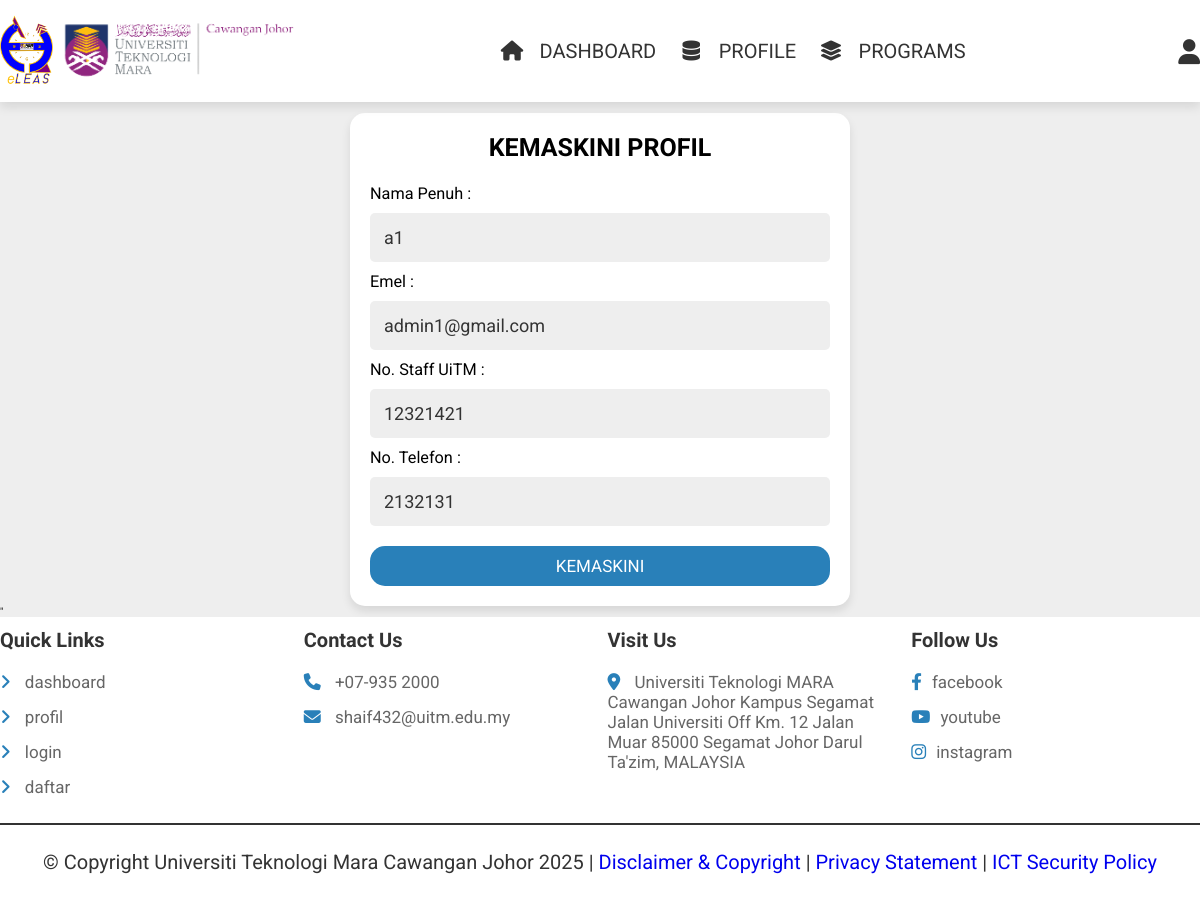
Page /admin_update_profile.php (signed in) on the earlier database version.
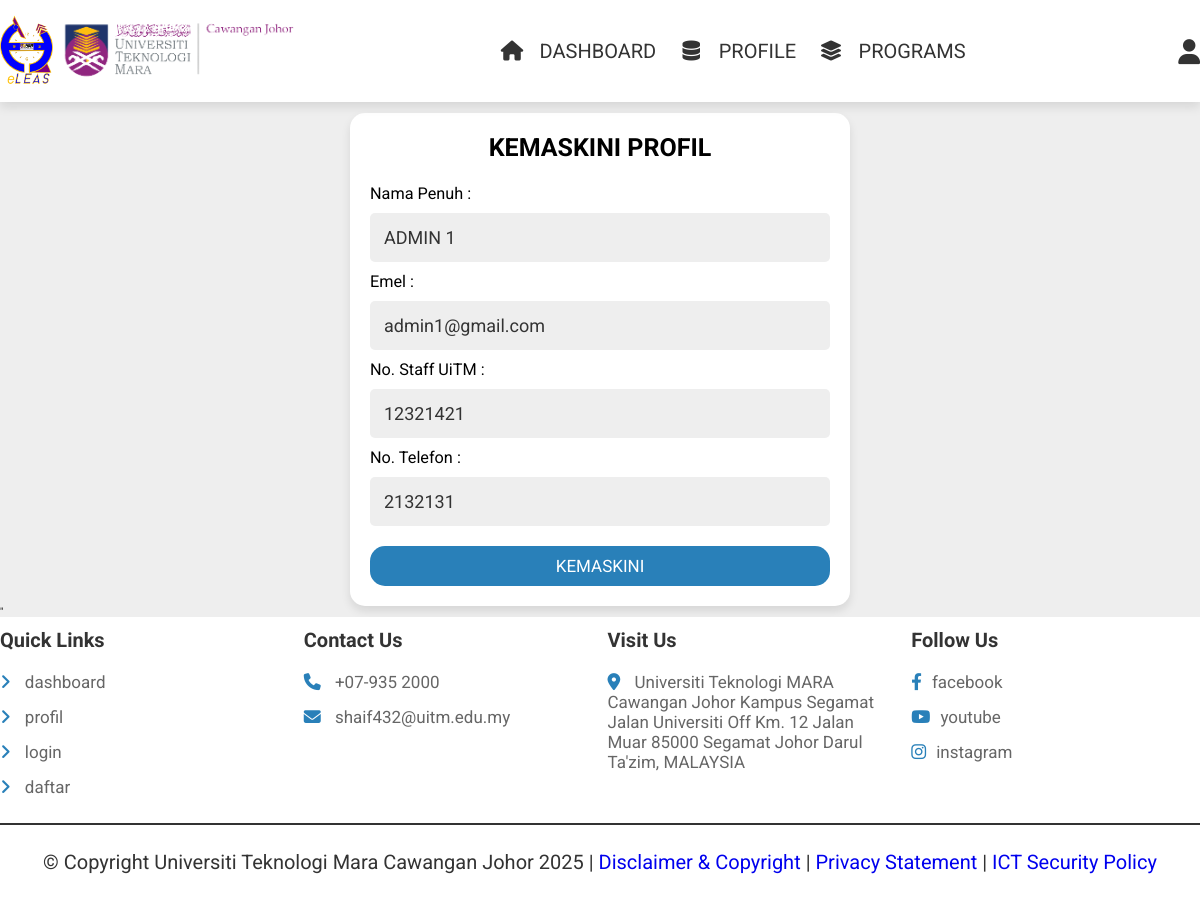
Same page on the later database version.
### tables this page shows
CREATE TABLE `clerks` (
  `clerk_id` int(100) NOT NULL,
  `clerk_name` varchar(70) NOT NULL,
  `staff_no` int(70) NOT NULL,
  `email` varchar(70) NOT NULL,
  `password` varchar(70) NOT NULL,
  `work_phone_no` varchar(70) NOT NULL
);

### admin_update_profile.php (the view, shortened to what this page needs)
<?php
include 'components/connect.php';
if (isset($_SESSION['admin_id'])) {
   $admin_id = $_SESSION['admin_id'];
} else {
   $admin_id = '';
}
   ?>
<!DOCTYPE html>
<html lang="en">
<head>
   <link rel="stylesheet" href="https://cdnjs.cloudflare.com/ajax/libs/font-awesome/6.1.1/css/all.min.css">
   <link rel="stylesheet" href="css/style.css">
</head>
<body>
   <?php include 'components/clerk_header.php'; ?>
   <br>
   <?php
   if (!isset($_SESSION['admin_id'])) {
      header('location:admin_login.php');
   } else {
      ?>
      <section class="form-container">
         <form action="" method="post">
            <?php
            $result = $conn->prepare("SELECT * FROM `clerks` WHERE clerk_id=?");
            $result->execute([$admin_id]);
            if ($result->rowCount() > 0) {
               while ($row = $result->fetch(PDO::FETCH_ASSOC)) {
                  $clerk_name = $row['clerk_name'];
                  $staff_no = $row['staff_no'];
                  $email = $row['email'];
                  $work_phone_no = $row['work_phone_no'];
               }
            }
            ?>
            <h3>Kemaskini Profil</h3>
            <br>
            <br>
            <label class="bigger" style="display: flex;flex-direction: row;" for="name">Nama Penuh :</label>
            <input type="text" name="clerk_name" required placeholder="Isi nama penuh anda" maxlength="100" class="box"
               value="<?php echo $clerk_name; ?>">
               <label class="bigger" style="display: flex;flex-direction: row;" for="name">Emel :</label>
            <input type="text" name="email" required placeholder="Isi emel anda" maxlength="70" class="box"
               oninput="this.value = this.value.replace(/\s/g, '')" value=<?php echo $email; ?>>
            <label class="bigger" style="display: flex;flex-direction: row;" for="name">No. Staff UiTM :</label>
            <input type="text" name="staff_no" required placeholder="Isi no. staff UiTM anda" maxlength="70" class="box"
               oninput="this.value = this.value.replace(/\s/g, '')" value=<?php echo $staff_no; ?>>
            <label class="bigger" style="display: flex;flex-direction: row;" for="name">No. Telefon :</label>
            <input type="tel" name="work_phone_no" min="0" max="9999999999" placeholder="enter your home phone number"
               oninput=" this.value=this.value.replace(/\s/g, '' )" required class="box" value=<?php echo $work_phone_no; ?>>
            <input type="submit" style="border-radius:15px; text-transform:uppercase;" value="Kemaskini" class="btn"
               name="submit">
         </form>
      </section>"
      <?php
   }
   ?>
   <br>
   <?php include 'components/clerk_footer.php'; ?>
</body>
</html>

### components/clerk_header.php (shortened to what this page needs)
<header class="header">
   <section class="flex">
<?php
$current_page = basename($_SERVER['PHP_SELF']);
if ($current_page !== 'admin_login.php') {
    echo '
    <div style="display:flex;flex-direction: row;align-items: center;
    justify-content: center;">
        <div>
            <a href="admin_home.php">
                <img class="underline" style="margin-top: 10px; margin-bottom: 10px;" width="auto" height="70" src="./images/logoS.png" alt="">
            </a>
        </div>
        <div>
            <a href="admin_home.php">
                <img class="underline" width="auto" height="100" src="./images/a.png" alt="">
            </a>
        </div>
    </div>';
}
?>
      <nav class="navbar">
      <?php if (isset($_SESSION['admin_id'])) {
        echo '<a href="admin_home.php" class="underline"><i class="fa fa-home fa-fw" style="margin-right:15px"></i>DASHBOARD</a>';
    } ?>
         <a href="admin_update_profile.php" class="underline"><i class="fa fa-database fa-fw"
               style="margin-right:15px"></i>PROFILE</a>
         <a href="admin_program.php" class="underline"><i class="fa fa-layer-group fa-fw"
               style="margin-right:15px"></i>PROGRAMS</a>
      </nav>
      <div class="icons">
         <div id="user-btn" class="fas fa-user"></div>
      </div>
   </section>
</header>

### components/clerk_footer.php
<footer class="footer" id=footerx>
<br>
   <section class="grid">
      <div class="box">
         <h3>quick links</h3>
         <a href="admin_home.php" class="underline"> <i class="fas fa-angle-right"></i> dashboard</a>
         <a href="admin_update_profile.php" class="underline"> <i class="fas fa-angle-right"></i> profil</a>
         <a href="admin_login.php" class="underline"> <i class="fas fa-angle-right"></i> login</a>
         <a href="admin_register.php" class="underline"> <i class="fas fa-angle-right"></i> daftar</a>
      </div>
      <div class="box">
         <h3>contact us</h3>
         <a href="tel:07-935 2000" class="underline"><i class="fas fa-phone"></i> +07-935 2000</a>
         <a href="mailto:shaif432@uitm.edu.my" class="underline"><i class="fas fa-envelope"></i>
         shaif432@uitm.edu.my</a>
      </div>
      <div class="box">
         <h3>visit us</h3>
         <a href="https://www.google.com.my/maps/place/UiTM+Cawangan+Johor,+Kampus+Segamat/@2.4879644,102.7271139,17z/data=!4m5!3m4!1s0x31ce2c6ce929a871:0xc0dfa5fe6922a589!8m2!3d2.4879644!4d102.7293026"
            target="_blank" rel="noopener noreferrer" class="underline" a><i class="fas fa-map-marker-alt"></i>
            Universiti Teknologi MARA
            Cawangan Johor
            Kampus Segamat
            Jalan Universiti Off Km. 12 Jalan Muar
            85000 Segamat
            Johor Darul Ta'zim, MALAYSIA </a>
      </div>
      <div class="box">
         <h3>follow us</h3>
         <a href="https://www.facebook.com/uitmjohorofficial" class="underline" target="_blank"><i
               class="fab fa-facebook-f"></i>facebook</a>
         <a href="https://www.youtube.com/c/UiTMJohorOfficial/featured" class="underline" target="_blank"><i
               class="fab fa-youtube"></i>youtube</a>
         <a href="https://www.instagram.com/rektoruitmjohor/?hl=enc" class="underline" target="_blank"><i
               class="fab fa-instagram"></i>instagram</a>
      </div>
   </section>
<br>
   <div class="credit">&copy; Copyright Universiti Teknologi Mara Cawangan Johor
      <?= date('Y'); ?> | <a href="https://uitm.edu.my/index.php/disclaimer-copyright" class="underline">Disclaimer
         &amp; Copyright</a> | <a href="https://uitm.edu.my/index.php/privacy-statement" class="underline">Privacy
         Statement </a>| <a href="https://ppii.uitm.edu.my/images/pekeliling/universiti/Dasar/DasarKeselamatanICTv2.pdf"
         class="underline" target="_blank" rel="noopener noreferrer">ICT Security Policy</a></p>
   </div>
</footer>

### css/style.css (style rules this page uses)
:root { --main-color:#2980b9; --orange:#f39c12; --red:#e74c3c; --black:#333; --white:#fff; --green:#05b749; --light-color:#666; --light-bg:#eee; --border:.2rem solid var(--black); --box-shadow:0 .5rem 1rem rgba(0,0,0,.1); --uitm-color:#90267f; }
.bigger { font-size: 162.5%; }
.underline { text-decoration: none; }
* { font-family: 'Roboto', sans-serif; margin:0; padding:0; box-sizing: border-box; outline: none; border:none; text-decoration: none; }
html { font-size: 62.5%; overflow-x: hidden; }
body { background-color: var(--light-bg); }
section { padding:0rem; max-width: 1200px; margin:0 auto; }
.btn, .delete-btn, .option-btn, .green-btn { display: block; width: 100%; margin-top: 1rem; border-radius: .5rem; padding:1rem 3rem; font-size: 1.7rem; text-transform: capitalize; color:var(--white); cursor: pointer; text-align: center; }
.btn { background-color: var(--main-color); }
.header { position: sticky; top:0; left:0; right:0; background-color: var(--white); box-shadow: var(--box-shadow); z-index: 1000; }
.header .flex { display: flex; align-items: center; justify-content: space-between; position: relative; }
.header .flex .navbar a { margin:0 1rem; font-size: 2rem; color:var(--black); }
.header .flex .icons > * { margin-left: 1rem; font-size: 2.5rem; cursor: pointer; color:var(--black); }
.form-container form { background-color: var(--white); padding:2rem; border-radius: 15px; box-shadow: var(--box-shadow); text-align: center; margin:0 auto; max-width: 50rem; }
.form-container form h3 { font-size: 2.5rem; text-transform: uppercase; }
.form-container form .box { margin:1rem 0; background-color: var(--light-bg); padding:1.4rem; font-size: 1.8rem; color:var(--black); width: 100%; border-radius: .5rem; }
.footer { background-color: var(--white); }
.footer .grid { display: grid; grid-template-columns: repeat(auto-fit, minmax(27rem, 1fr)); gap:1.5rem; align-items: flex-start; }
.footer .grid .box h3 { font-size: 2rem; color:var(--black); margin-bottom: 2rem; text-transform: capitalize; }
.footer .grid .box a { display: block; margin:1.5rem 0; font-size: 1.7rem; color:var(--light-color); }
.footer .grid .box a i { padding-right: 1rem; color:var(--main-color); transition: .2s linear; }
.footer .credit { text-align: center; padding: 2.5rem 2rem; border-top: var(--border); font-size: 2rem; color:var(--black); }

Differences in the rows shown:
changed clerks "admin1@gmail.com": clerk_name "a1" → "ADMIN 1"
